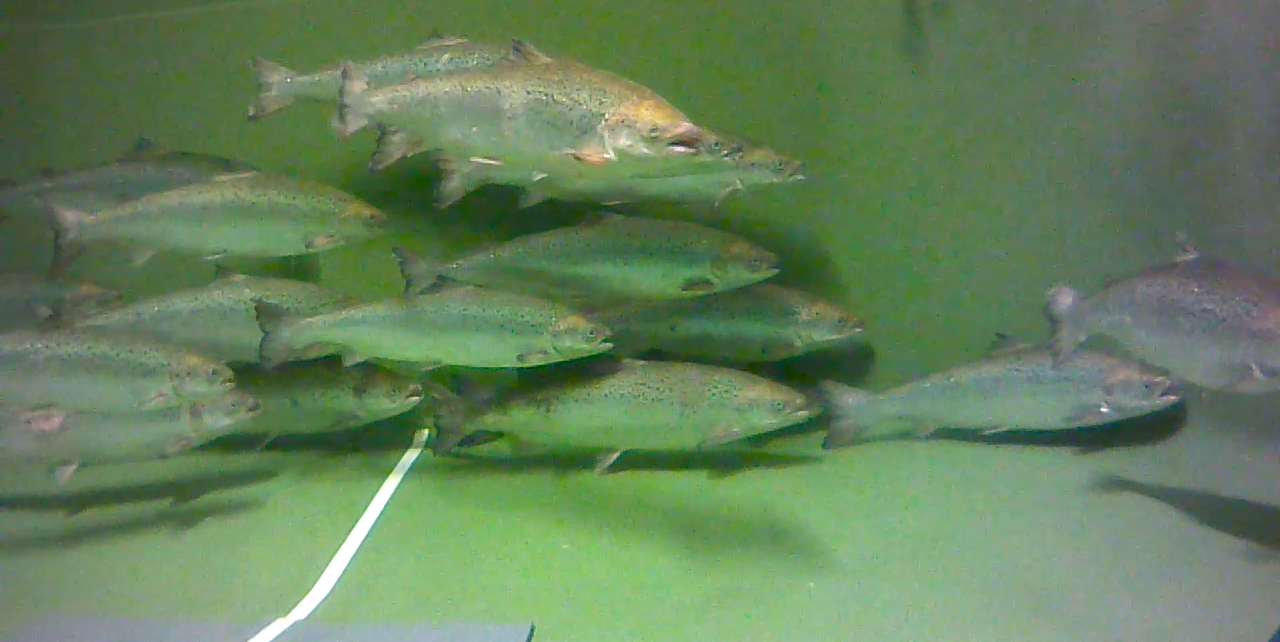
#> input picture Stereo_RCNN/demo/left_384.png, 1280 x 642 px
$ python validation.py
#> lines starting #> are read from the running program, lines starting #| are printed output that depends on the picture
import cv2
import numpy as np
import os


green = (87,201,0)
red = (0,0,128)
blue = (128,0,0)

#TODO--------------------------------------- BILDE 1 (200) ----------------------------------------------------------------
'''
# {"name": "roi", "left_rois": [[168, 31, 464, 114], [140, 188, 353, 83], [228, 280, 368, 80], [828, 339, 349, 99]], "right_rois": [[232, 31, 464, 114], [181, 188, 353, 83], [277, 280, 368, 80], [864, 339, 349, 99]]}

img_l_path = 'demo/left_200.png' # TODO
img_r_path = 'demo/right_200.png' # TODO

img_left = cv2.imread(img_l_path)
img_right = cv2.imread(img_r_path)

im2show_left = np.copy(cv2.imread(img_l_path))
im2show_right = np.copy(cv2.imread(img_r_path))

left_predicted_1 = [(162, 42, 624, 150), (223, 278, 602, 358), (830, 338, 1189, 426), (111, 190, 496, 275)]
right_predicted_1 = [(224, 42, 687, 150), (265, 278, 644, 358), (857, 338, 1215, 426), (133, 190, 515, 275)]

left_true_1 = [(168, 31, 464+168, 114+31), (140, 188, 353+140, 83+188), (228, 280, 368+228, 80+280), (828, 339, 349+828, 99+330), (427, 357, 367+427, 91+349)]     # (828, 339, 349+828, 99+339)]
right_true_1 = [(232, 31, 464+232, 114+31), (181, 188, 353+181, 83+188), (277, 280, 368+277, 80+280), (864, 339, 349+864, 99+330), (469, 357, 367+469, 91+349)]    # (864, 339, 349+864, 99+339)]

for i, roi in enumerate(left_true_1):
    left_true = left_true_1[i]
    right_true = right_true_1[i]

    im2show_left = cv2.rectangle(im2show_left, left_true[0:2], left_true[2:4], green, 2)
    im2show_right = cv2.rectangle(im2show_right, right_true[0:2], right_true[2:4], green, 2)

for i, roi in enumerate(left_predicted_1):
    left_pred = left_predicted_1[i]
    right_pred = right_predicted_1[i]

    im2show_left = cv2.rectangle(im2show_left, left_pred[0:2], left_pred[2:4], red, 2)
    im2show_right = cv2.rectangle(im2show_right, right_pred[0:2], right_pred[2:4], red, 2)


# TODO når den er inni forloopen blir bare ett og ett bilde laget
img = np.hstack((im2show_left, im2show_right))
# Resize image
im_scale = 0.5
img = cv2.resize(img, None, None, fx=0.6, fy=0.8, interpolation=cv2.INTER_LINEAR)

cv2.imshow("img", img)
cv2.waitKey()

# Save image
#path = 'results/'
#cv2.imwrite(os.path.join(path, '200_val.jpg'), img)

# Adapted from https://medium.com/analytics-vidhya/iou-intersection-over-union-705a39e7acef
def IoU(box1, box2):
    x1, y1, x2, y2 = box1
    x3, y3, x4, y4 = box2
    x_inter1 = max(x1, x3)
    y_inter1 = max(y1, y3)
    x_inter2 = min(x2, x4)
    y_inter2 = min(y2, y4)
    width_inter = abs(x_inter2 - x_inter1)
    height_inter = abs(y_inter2 - y_inter1)
    area_inter = width_inter * height_inter
    width_box1 = abs(x2 - x1)
    height_box1 = abs(y2 - y1)
    width_box2 = abs(x4 - x3)
    height_box2 = abs(y4 - y3)
    area_box1 = width_box1 * height_box1
    area_box2 = width_box2 * height_box2
    area_union = area_box1 + area_box2 - area_inter
    iou = area_inter / area_union
    return iou


pred_box = [857, 338, 1215, 426]
true_box = [864, 339, 349+864, 99+330]


iou = IoU(true_box, pred_box)

print(iou)

'''

#TODO--------------------------------------- BILDE 2 (292) ----------------------------------------------------------------

# {"name": "roi", "left_rois": [[197, 30, 466, 113], [95, 196, 354, 73], [268, 275, 371, 80], [822, 348, 345, 88], [423, 357, 367, 91]],
# "right_rois": [[266, 30, 466, 113], [142, 196, 354, 73], [317, 275, 371, 80], [861, 348, 345, 88], [465, 357, 367, 91]]}
'''
img_l_path = 'demo/left_292.png' # TODO
img_r_path = 'demo/right_292.png' # TODO

img_left = cv2.imread(img_l_path)
img_right = cv2.imread(img_r_path)

im2show_left = np.copy(cv2.imread(img_l_path))
im2show_right = np.copy(cv2.imread(img_r_path))


left_predicted_2 = [(823, 348, 1170, 435), (206, 29, 662, 137), (263, 268, 648, 354), (89, 195, 444, 275) ]
right_predicted_2 = [(858, 348, 1206, 435), (239, 29, 695, 137), (294, 268, 679, 354), (133, 195, 487, 275)]

left_true_2 = [(197, 30, 466+197, 113+30), (95, 196, 354+95, 73+196), (268, 275, 371+268, 80+275), (822, 348, 345+822, 88+348), (423, 357, 367+423, 91+357)]
right_true_2 = [(266, 30, 466+266, 113+30), (142, 196, 354+142, 73+196), (317, 275, 371+317, 80+275), (861, 348, 345+861, 88+348), (465, 357, 367+465, 91+357)]

for i, roi in enumerate(left_true_2):

    left_true = left_true_2[i]
    right_true = right_true_2[i]

    im2show_left = cv2.rectangle(im2show_left, left_true[0:2], left_true[2:4], green, 2)
    im2show_right = cv2.rectangle(im2show_right, right_true[0:2], right_true[2:4], green, 2)

for i, roi in enumerate(left_predicted_2):
    left_pred = left_predicted_2[i]
    right_pred = right_predicted_2[i]

    im2show_left = cv2.rectangle(im2show_left, left_pred[0:2], left_pred[2:4], red, 2)
    im2show_right = cv2.rectangle(im2show_right, right_pred[0:2], right_pred[2:4], red, 2)


# TODO når den er inni forloopen blir bare ett og ett bilde laget
img = np.hstack((im2show_left, im2show_right))
# Resize image
im_scale = 0.5
img = cv2.resize(img, None, None, fx=0.6, fy=0.8, interpolation=cv2.INTER_LINEAR)

cv2.imshow("img", img)
cv2.waitKey()

# Save image
path = 'results/'
cv2.imwrite(os.path.join(path, '292_val.jpg'), img)

'''

#TODO--------------------------------------- BILDE 3 (338) ----------------------------------------------------------------
'''
# {"name": "roi", "left_rois": [[230, 28, 452, 127], [75, 179, 343, 77], [270, 282, 366, 75], [822, 348, 345, 88], [408, 362, 378, 79], [426, 206, 363, 72]],
# "right_rois": [[302, 28, 452, 127], [122, 179, 343, 77], [317, 282, 366, 75], [861, 348, 345, 88], [462, 362, 378, 79], [473, 206, 363, 72]]}

img_l_path = 'demo/left_338.png' # TODO
img_r_path = 'demo/right_338.png' # TODO

img_left = cv2.imread(img_l_path)
img_right = cv2.imread(img_r_path)

im2show_left = np.copy(cv2.imread(img_l_path))
im2show_right = np.copy(cv2.imread(img_r_path))


left_predicted_3 = [(227, 36, 674, 140), (816, 345, 1170, 434), (264, 276, 638, 366), (417, 206, 788, 279), (103, 182, 434, 254)]
right_predicted_3 = [(283, 36, 729, 140), (854, 345, 1206, 434), (313, 276, 687, 366), (462, 206, 835, 279), (143, 182, 475, 254)]

left_true_3 = [(230, 28, 452+230, 127+28), (75, 179, 343+75, 77+179), (270, 282, 366+270, 75+282), (822, 348, 345+822, 88+348), (408, 362, 378+408, 79+362), (426, 206, 363+426, 72+206)]
right_true_3 = [(302, 28, 452+302, 127+28), (122, 179, 343+122, 77+179), (317, 282, 366+317, 75+282), (861, 348, 345+861, 88+348), (462, 362, 378+462, 79+362), (473, 206, 363+473, 72+206)]


for i, roi in enumerate(left_true_3):

    left_true = left_true_3[i]
    right_true = right_true_3[i]

    im2show_left = cv2.rectangle(im2show_left, left_true[0:2], left_true[2:4], green, 2)
    im2show_right = cv2.rectangle(im2show_right, right_true[0:2], right_true[2:4], green, 2)

for i, roi in enumerate(left_predicted_3):
    left_pred = left_predicted_3[i]
    right_pred = right_predicted_3[i]

    im2show_left = cv2.rectangle(im2show_left, left_pred[0:2], left_pred[2:4], red, 2)
    im2show_right = cv2.rectangle(im2show_right, right_pred[0:2], right_pred[2:4], red, 2)


# TODO når den er inni forloopen blir bare ett og ett bilde laget
img = np.hstack((im2show_left, im2show_right))
# Resize image
im_scale = 0.5
img = cv2.resize(img, None, None, fx=0.6, fy=0.8, interpolation=cv2.INTER_LINEAR)

cv2.imshow("img", img)
cv2.waitKey()

# Save image
path = 'results/'
cv2.imwrite(os.path.join(path, '338_val.jpg'), img)


'''

#TODO--------------------------------------- BILDE 4 (384) ----------------------------------------------------------------

# {"name": "roi", "left_rois": [[337, 60, 365, 108], [50, 176, 337, 79], [253, 291, 360, 76], [437, 367, 369, 79], [405, 216, 375, 71]],
# "right_rois": [[428, 60, 365, 108], [84, 176, 337, 79], [296, 291, 360, 76], [481, 367, 369, 79], [443, 216, 375, 71]]}


img_l_path = 'demo/left_384.png' # TODO
img_r_path = 'demo/right_384.png' # TODO

img_left = cv2.imread(img_l_path)
#> img_left is the input picture: shape (642, 1280, 3); mean B, G, R 91.7, 128.7, 100.7
img_right = cv2.imread(img_r_path)
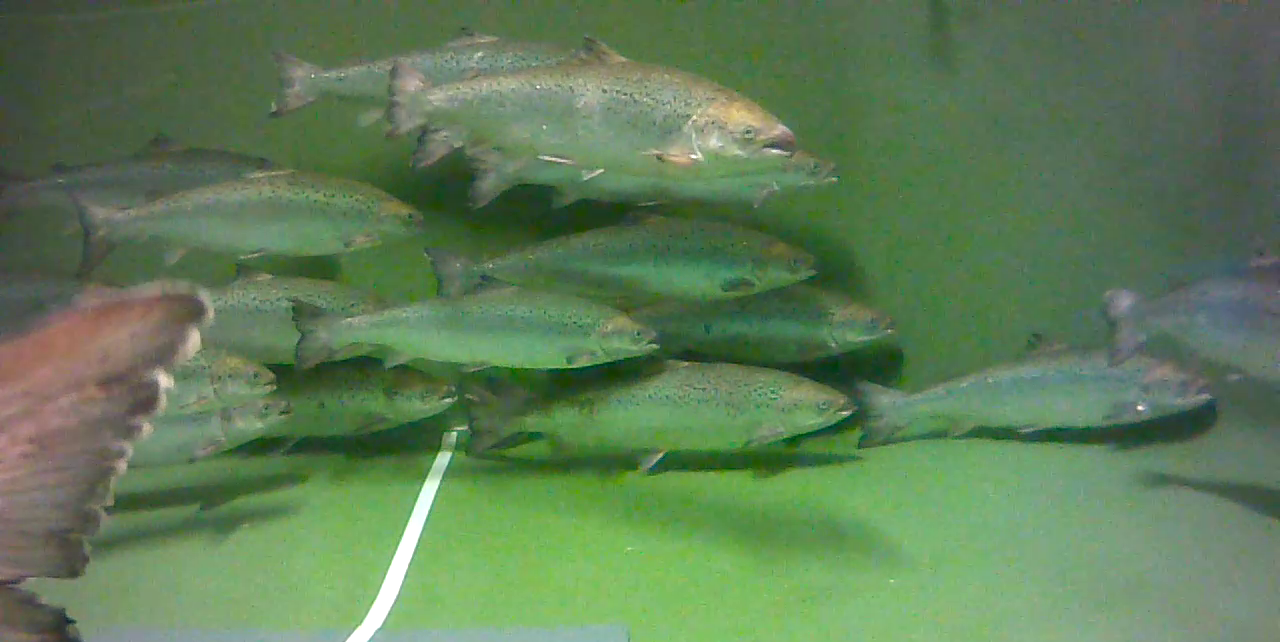
#> input picture Stereo_RCNN/demo/right_384.png, 1280 x 642 px
#> img_right is the input picture: shape (642, 1280, 3); mean B, G, R 86.7, 124.3, 94.8

im2show_left = np.copy(cv2.imread(img_l_path))
im2show_right = np.copy(cv2.imread(img_r_path))

left_predicted_4 = [(330, 62, 715, 160), (249, 290, 620, 371), (57, 179, 400, 257)]
right_predicted_4 = [(394, 62, 778, 160), (290, 290, 661, 371), (104, 179, 446, 257)]

left_true_4 = [(337, 60, 365+337, 108+60), (50, 176, 337+50, 79+176), (253, 291, 360+253, 76+291), (437, 367, 369+437, 79+367), (405, 216, 375+405, 71+216)]
right_true_4 = [(428, 60, 365+428, 108+60), (84, 176, 337+84, 79+176), (296, 291, 360+296, 76+291), (481, 367, 369+481, 79+367), (443, 216, 375+443, 71+216)]

for i, roi in enumerate(left_true_4):

    left_true = left_true_4[i]
    right_true = right_true_4[i]

    im2show_left = cv2.rectangle(im2show_left, left_true[0:2], left_true[2:4], green, 2)
    im2show_right = cv2.rectangle(im2show_right, right_true[0:2], right_true[2:4], green, 2)
#> im2show_left: shape (642, 1280, 3); mean B, G, R 92, 130.1, 99.4
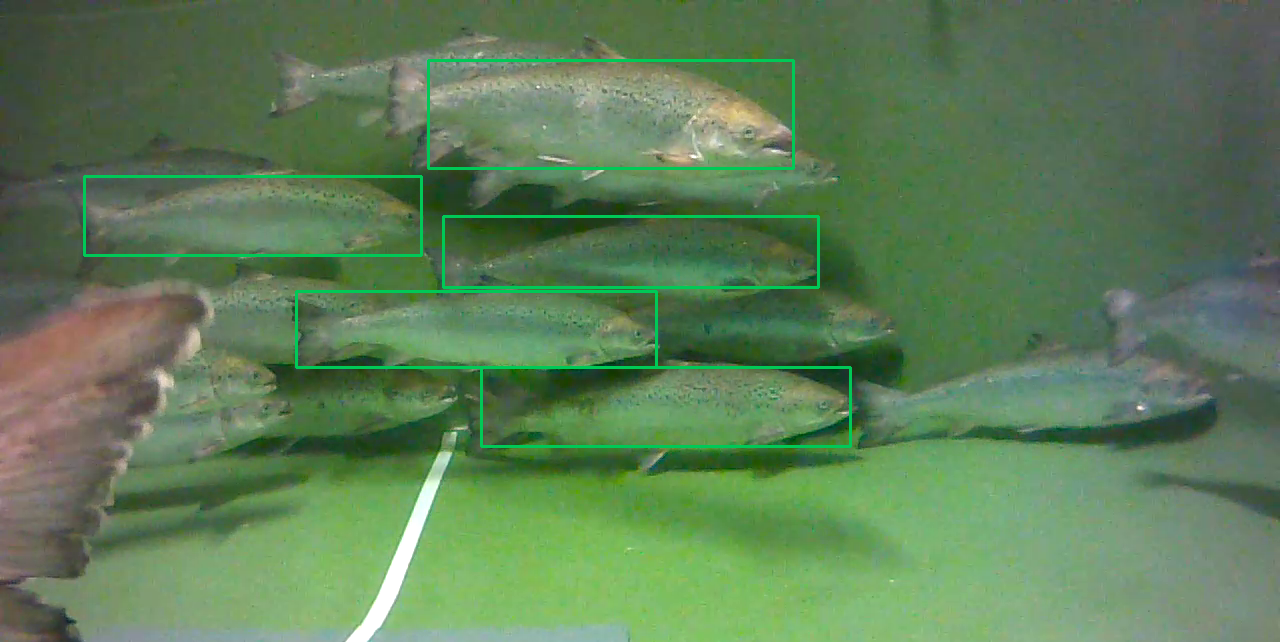
#> im2show_right: shape (642, 1280, 3); mean B, G, R 87, 125.7, 93.6

for i, roi in enumerate(left_predicted_4):
    left_pred = left_predicted_4[i]
    right_pred = right_predicted_4[i]

    im2show_left = cv2.rectangle(im2show_left, left_pred[0:2], left_pred[2:4], red, 2)
    im2show_right = cv2.rectangle(im2show_right, right_pred[0:2], right_pred[2:4], red, 2)
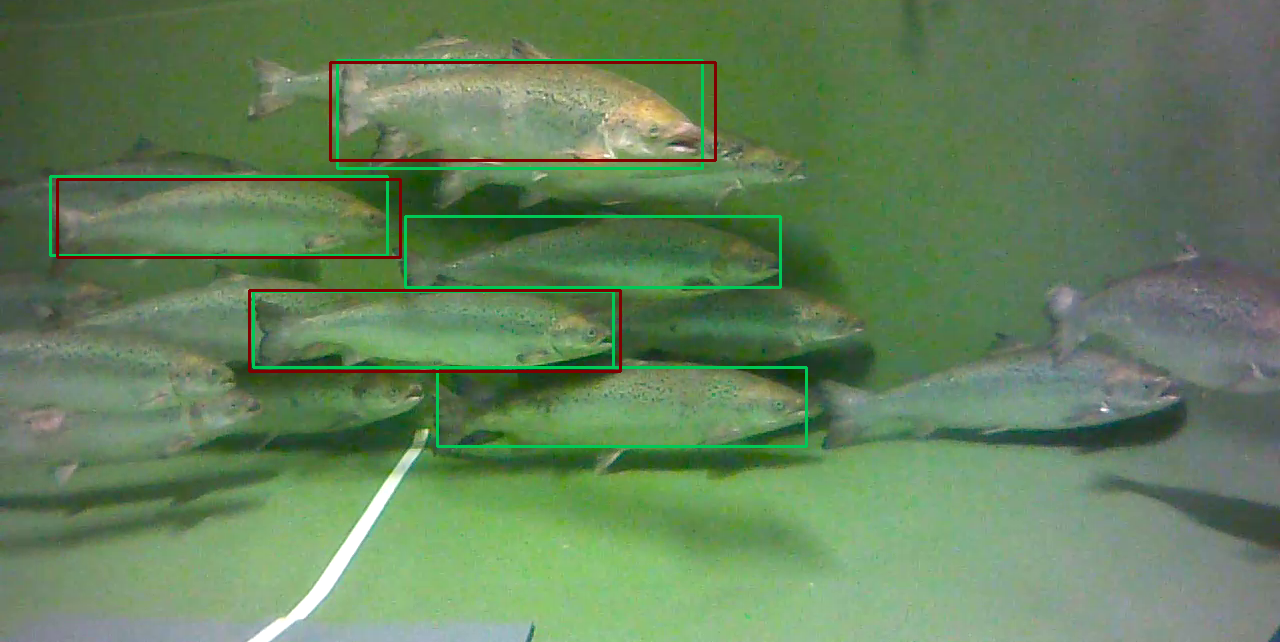
#> im2show_left: shape (642, 1280, 3); mean B, G, R 91.3, 128.9, 100
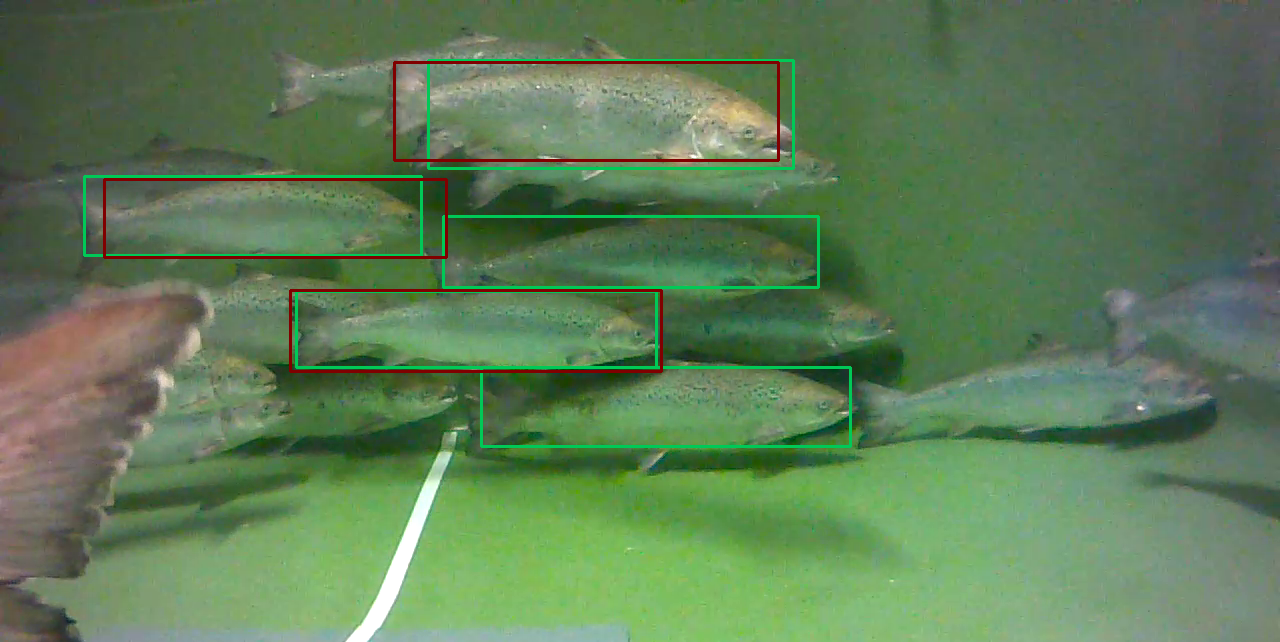
#> im2show_right: shape (642, 1280, 3); mean B, G, R 86.2, 124.5, 94.2


# TODO når den er inni forloopen blir bare ett og ett bilde laget
img = np.hstack((im2show_left, im2show_right))
# Resize image
im_scale = 0.5
img = cv2.resize(img, None, None, fx=0.6, fy=0.8, interpolation=cv2.INTER_LINEAR)
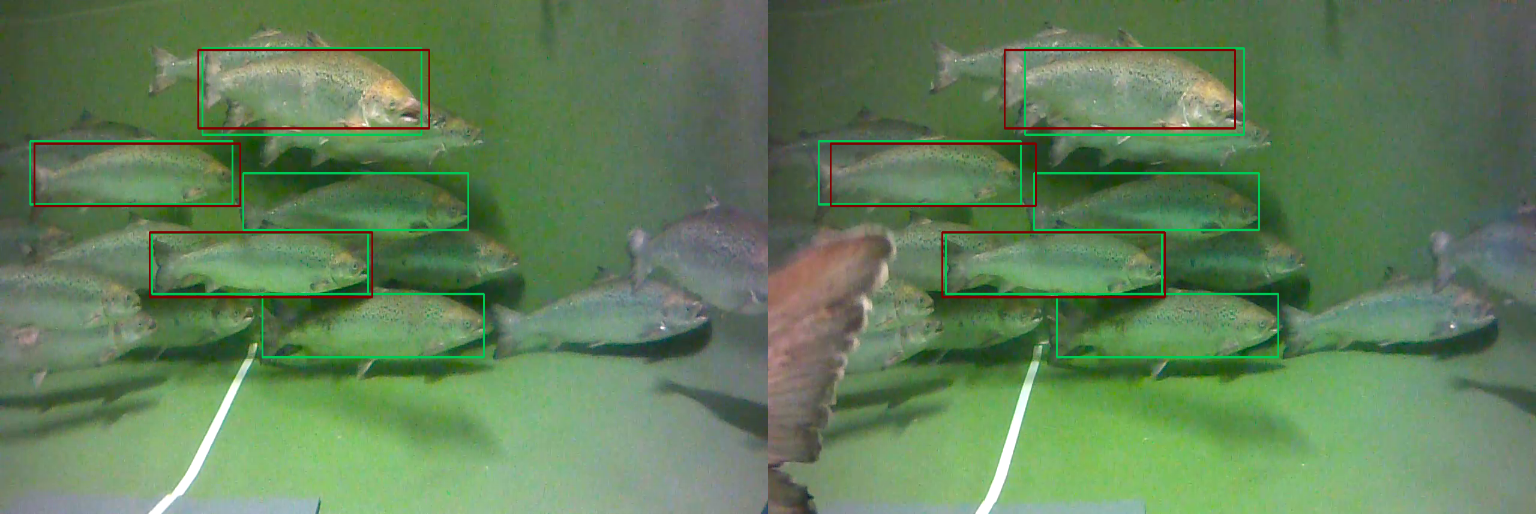
#> img: shape (514, 1536, 3); mean B, G, R 88.7, 126.7, 97.1

cv2.imshow("img", img)
cv2.waitKey()

# Save image
path = 'results/'
cv2.imwrite(os.path.join(path, '384_val.jpg'), img)

def IoU(box1, box2):
    x1, y1, x2, y2 = box1
    x3, y3, x4, y4 = box2
    x_inter1 = max(x1, x3)
    y_inter1 = max(y1, y3)
    x_inter2 = min(x2, x4)
    y_inter2 = min(y2, y4)
    width_inter = abs(x_inter2 - x_inter1)
    height_inter = abs(y_inter2 - y_inter1)
    area_inter = width_inter * height_inter
    width_box1 = abs(x2 - x1)
    height_box1 = abs(y2 - y1)
    width_box2 = abs(x4 - x3)
    height_box2 = abs(y4 - y3)
    area_box1 = width_box1 * height_box1
    area_box2 = width_box2 * height_box2
    area_union = area_box1 + area_box2 - area_inter
    iou = area_inter / area_union
    return iou


pred_box = [249, 290, 620, 371]
true_box = [253, 291, 360+253, 76+291]


iou = IoU(true_box, pred_box)

print(iou)
